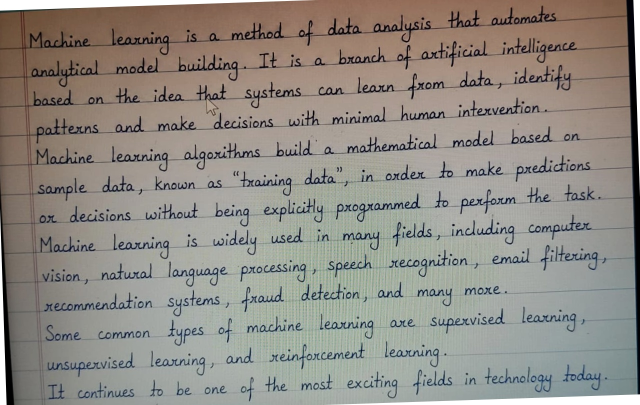
#> input picture data/unet/images/handwritten_aug000.jpg, 1280 x 810 px, given as the content of the folder data/samples, which was not available (shown at 1/2 size)
$ python generate_training_data.py
#> lines starting #> are read from the running program, lines starting #| are printed output that depends on the picture; after the words box and inside, x2 and y2 are one past the last pixel; in counts of white or black regions, pixels touching at a corner belong together; pictures that were not available may be replaced by others from this repository, and a replacement may not be noted
"""
Generate synthetic training data for U-Net and CRAFT from sample images.

Uses projection profiling (already working) to auto-detect line bounding boxes,
then generates:
  - data/unet/images/  + data/unet/masks/   for U-Net training
  - data/craft/images/ + data/craft/labels/ for CRAFT training

Each source image is augmented into multiple variants so training has
enough samples despite having only a few source images.

Usage:
    python generate_training_data.py
    python generate_training_data.py --samples data/samples --augments 20
"""

import argparse
import random
from pathlib import Path

import cv2
import numpy as np

# ── Augmentation helpers ──────────────────────────────────────────────────────

def _augment(img_bgr: np.ndarray, bboxes: list, idx: int):
    """Apply deterministic-seeded augmentation to image + bboxes."""
    rng = random.Random(idx * 137 + 7)
    img = img_bgr.copy()
    h, w = img.shape[:2]

    # 1. Brightness / contrast jitter
    alpha = rng.uniform(0.75, 1.25)   # contrast
    beta  = rng.randint(-30, 30)       # brightness
    img = np.clip(img.astype(np.float32) * alpha + beta, 0, 255).astype(np.uint8)

    # 2. Gaussian blur (simulate out-of-focus)
    if rng.random() > 0.5:
        k = rng.choice([3, 5])
        img = cv2.GaussianBlur(img, (k, k), 0)

    # 3. Salt-and-pepper noise
    if rng.random() > 0.5:
        noise_mask = np.random.RandomState(idx).randint(0, 100, img.shape[:2])
        img[noise_mask < 2]  = 0
        img[noise_mask > 97] = 255

    # 4. Small rotation (±3°) — keep bboxes valid
    angle = rng.uniform(-3, 3)
    cx, cy = w / 2, h / 2
    M = cv2.getRotationMatrix2D((cx, cy), angle, 1.0)
    img = cv2.warpAffine(img, M, (w, h), borderValue=(255, 255, 255))

    new_boxes = []
    for (x1, y1, x2, y2) in bboxes:
        corners = np.array([[x1, y1], [x2, y1], [x2, y2], [x1, y2]], dtype=np.float32)
        ones = np.ones((4, 1), dtype=np.float32)
        corners_h = np.hstack([corners, ones])
        rotated = (M @ corners_h.T).T
        nx1 = int(np.clip(rotated[:, 0].min(), 0, w - 1))
        ny1 = int(np.clip(rotated[:, 1].min(), 0, h - 1))
        nx2 = int(np.clip(rotated[:, 0].max(), 0, w - 1))
        ny2 = int(np.clip(rotated[:, 1].max(), 0, h - 1))
        if nx2 > nx1 and ny2 > ny1:
            new_boxes.append((nx1, ny1, nx2, ny2))

    # 5. Horizontal flip (50%)
    if rng.random() > 0.5:
        img = cv2.flip(img, 1)
        flipped = []
        for (x1, y1, x2, y2) in new_boxes:
            flipped.append((w - x2, y1, w - x1, y2))
        new_boxes = flipped

    return img, new_boxes


# ── Projection-based line detection ──────────────────────────────────────────

def _detect_lines_projection(gray: np.ndarray) -> list:
    """
    Detect text-line bounding boxes using horizontal projection profiling.
    Returns list of (x1, y1, x2, y2).
    """
    # Binarize
    _, binary = cv2.threshold(gray, 0, 255, cv2.THRESH_BINARY_INV + cv2.THRESH_OTSU)

    # Dilate horizontally to merge words into lines
    kernel = cv2.getStructuringElement(cv2.MORPH_RECT, (40, 3))
    dilated = cv2.dilate(binary, kernel, iterations=2)

    # Horizontal projection
    proj = np.sum(dilated > 0, axis=1).astype(float)

    # Smooth
    window = 11
    kernel_1d = np.ones(window) / window
    smoothed = np.convolve(proj, kernel_1d, mode="same")

    threshold = smoothed.max() * 0.08
    in_line = False
    start = 0
    runs = []
    for y, val in enumerate(smoothed):
        if val > threshold and not in_line:
            in_line = True
            start = y
        elif val <= threshold and in_line:
            in_line = False
            runs.append((start, y))
    if in_line:
        runs.append((start, len(smoothed) - 1))

    h, w = gray.shape
    boxes = []
    for (y1, y2) in runs:
        if y2 - y1 < 8:
            continue
        # Find horizontal extent of ink in this row band
        row_band = binary[y1:y2, :]
        cols = np.where(row_band.sum(axis=0) > 0)[0]
        if len(cols) == 0:
            continue
        x1 = max(0, int(cols.min()) - 4)
        x2 = min(w, int(cols.max()) + 4)
        boxes.append((x1, max(0, y1 - 4), x2, min(h, y2 + 4)))

    return boxes


# ── Mask generation ───────────────────────────────────────────────────────────

def _make_unet_mask(h: int, w: int, bboxes: list) -> np.ndarray:
    """Binary mask: white (255) inside text-line bboxes, black elsewhere."""
    mask = np.zeros((h, w), dtype=np.uint8)
    for (x1, y1, x2, y2) in bboxes:
        mask[y1:y2, x1:x2] = 255
    return mask


def _make_craft_label(bboxes: list) -> str:
    """CRAFT label file: one line per bbox, format x1,y1,x2,y2."""
    return "\n".join(f"{x1},{y1},{x2},{y2}" for (x1, y1, x2, y2) in bboxes)


# ── Main ──────────────────────────────────────────────────────────────────────

def generate(samples_dir: str, n_augments: int):
#> called with samples_dir = 'data/samples', n_augments = 20
    samples_path = Path(samples_dir)
    exts = {".jpg", ".jpeg", ".png", ".bmp", ".tiff"}
    source_images = [p for p in samples_path.iterdir()
                     if p.suffix.lower() in exts]

    if not source_images:
        print(f"No images found in {samples_dir}")
        return

    # Create output dirs
    unet_img_dir  = Path("data/unet/images");  unet_img_dir.mkdir(parents=True, exist_ok=True)
    unet_msk_dir  = Path("data/unet/masks");   unet_msk_dir.mkdir(parents=True, exist_ok=True)
    craft_img_dir = Path("data/craft/images"); craft_img_dir.mkdir(parents=True, exist_ok=True)
    craft_lbl_dir = Path("data/craft/labels"); craft_lbl_dir.mkdir(parents=True, exist_ok=True)

    total = 0
    for src in source_images:
        bgr  = cv2.imread(str(src))
#> bgr is the input picture: shape (810, 1280, 3); mean B, G, R 133.1, 140.1, 144.6
        if bgr is None:
            print(f"  Cannot read {src.name}, skipping")
            continue
        gray = cv2.cvtColor(bgr, cv2.COLOR_BGR2GRAY)
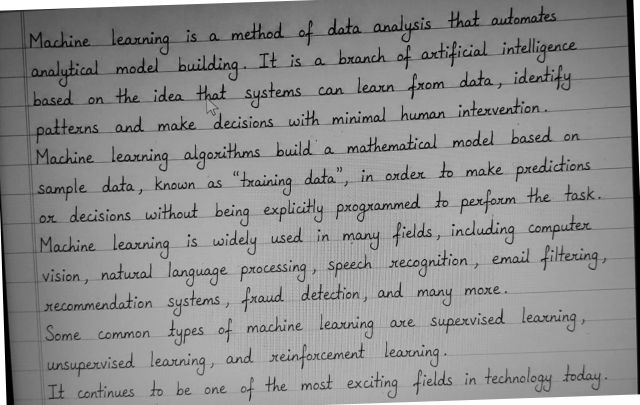
#> gray: shape (810, 1280) (shown at 1/2 size); min 0, max 255, mean 140.7
        bboxes = _detect_lines_projection(gray)
#> in _detect_lines_projection, `_, binary = cv2.threshold(gray, 0, 255, cv2.THRESH_BINARY_INV + cv2.TH..`:
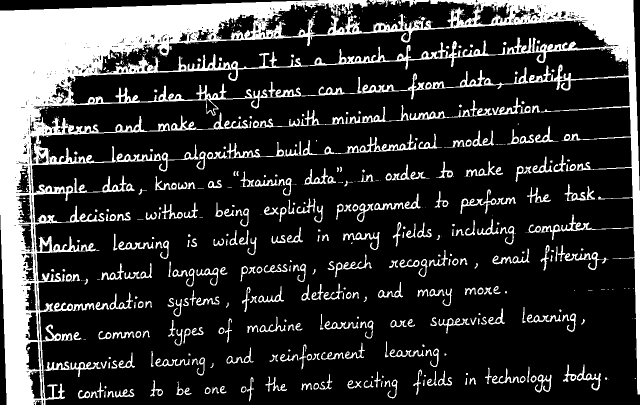
#> binary: shape (810, 1280) (shown at 1/2 size); 21% white; 705 white regions (376 under 20 px), largest, box (x1, y1, x2, y2) and area: (0, 0, 1280, 810) 156510, (571, 268, 833, 313) 1961, (89, 723, 202, 754) 951
#> in _detect_lines_projection, `dilated = cv2.dilate(binary, kernel, iterations=2)`:
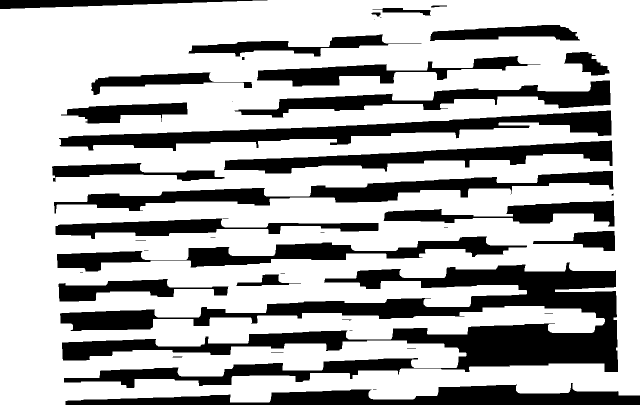
#> dilated: shape (810, 1280) (shown at 1/2 size); 70% white; 43 black regions (15 under 20 px), largest, box (x1, y1, x2, y2) and area: (120, 525, 1236, 776) 100625, (118, 221, 1223, 302) 27376, (131, 766, 1280, 810) 24363
#> in _detect_lines_projection, `proj = np.sum(dilated > 0, axis=1).astype(float)`: proj = 810 values, max 1280 at index 33, min 131 at index 805, mean 895.5
#> in _detect_lines_projection, `smoothed = np.convolve(proj, kernel_1d, mode="same")`: smoothed = 810 values, max 1279.9 at index 41, min 78.64 at index 809, mean 894
#> in _detect_lines_projection, `threshold = smoothed.max() * 0.08`: threshold = 102.4
#> the loop in _detect_lines_projection, `for y, val in enumerate(smoothed):` made 810 passes
#> (val, in_line, start) on pass 1: (447.5, True, 0)
#> in_line on pass 809: False
#> after the loop in _detect_lines_projection, `for y, val in enumerate(smoothed):`: in_line = False; runs = [(0, 808)]; start = 0
#> the loop in _detect_lines_projection, `for (y1, y2) in runs:` made 1 pass
#> (y1, y2, x1, x2) on pass 1: (0, 808, 0, 1280)
#> pass 1, in _detect_lines_projection, `row_band = binary[y1:y2, :]`:
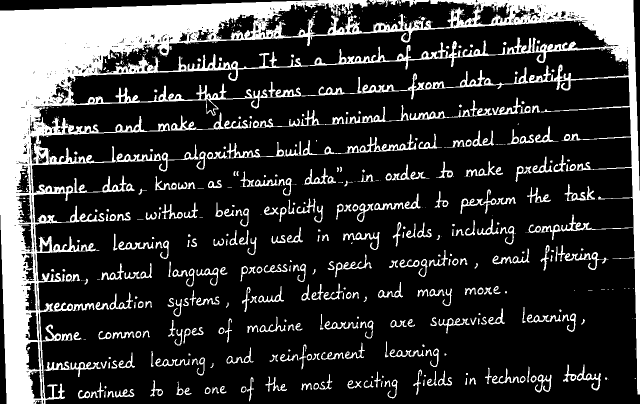
#> row_band: shape (808, 1280) (shown at 1/2 size); 21% white; 705 white regions (376 under 20 px), largest, box (x1, y1, x2, y2) and area: (0, 0, 1280, 808) 156382, (571, 268, 833, 313) 1961, (89, 723, 202, 754) 951
#> after the loop in _detect_lines_projection, `for (y1, y2) in runs:`: boxes = [(0, 0, 1280, 810)]
#> bboxes = [(0, 0, 1280, 810)]

        if not bboxes:
            print(f"  No lines detected in {src.name}, skipping")
            continue

        print(f"  {src.name}: {len(bboxes)} lines detected")
#|   handwritten_aug000.jpg: 1 lines detected

        for i in range(n_augments):
            aug_img, aug_boxes = _augment(bgr, bboxes, idx=total)
            if not aug_boxes:
                aug_boxes = bboxes  # fallback if rotation ate all boxes

            stem = f"{src.stem}_aug{i:03d}"
            h, w = aug_img.shape[:2]

            # Save U-Net pair
            cv2.imwrite(str(unet_img_dir / f"{stem}.jpg"), aug_img)
            mask = _make_unet_mask(h, w, aug_boxes)
            cv2.imwrite(str(unet_msk_dir / f"{stem}.png"), mask)

            # Save CRAFT pair
            cv2.imwrite(str(craft_img_dir / f"{stem}.jpg"), aug_img)
            (craft_lbl_dir / f"{stem}.txt").write_text(_make_craft_label(aug_boxes))

            total += 1
#> this loop made 20 passes
#> pass 1, in _augment, `img = np.clip(img.astype(np.float32) * alpha + beta, 0, 255).astype(np..`:
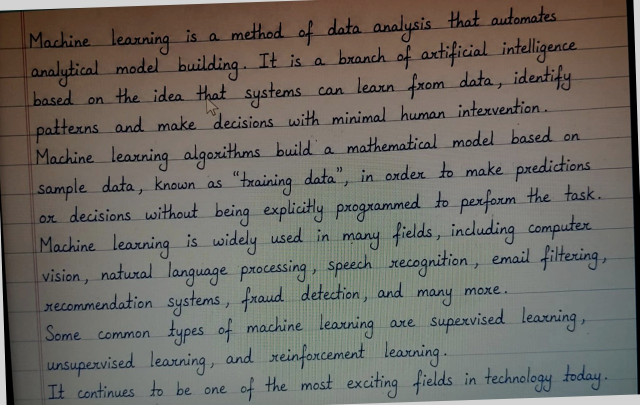
#> img: shape (810, 1280, 3) (shown at 1/2 size); mean B, G, R 100.2, 106.7, 110.7
#> pass 1, in _augment, `img = cv2.warpAffine(img, M, (w, h), borderValue=(255, 255, 255))`:
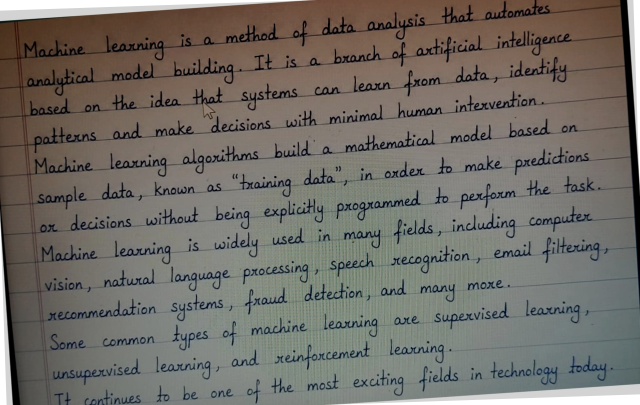
#> img: shape (810, 1280, 3) (shown at 1/2 size); mean B, G, R 103.5, 109.8, 113.6
#> pass 1, in generate, `mask = _make_unet_mask(h, w, aug_boxes)`:
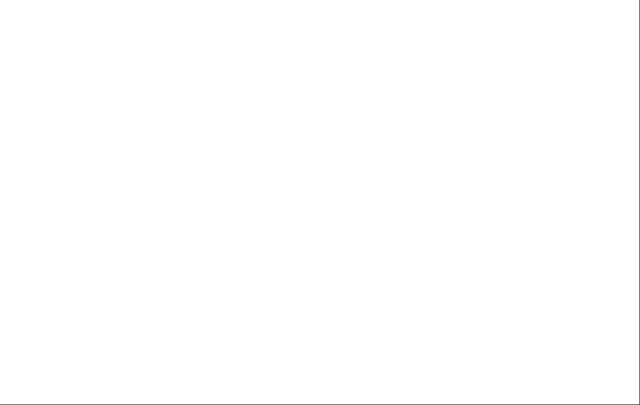
#> mask: shape (810, 1280) (shown at 1/2 size); 99.8% white; black in thin lines or dots
#> after the loop, total = 20

    print(f"\nDone. Generated {total} samples.")
#| Done. Generated 20 samples.
    print(f"  U-Net  → data/unet/images/  + data/unet/masks/")
    print(f"  CRAFT  → data/craft/images/ + data/craft/labels/")
    print(f"\nNext steps:")
    print(f"  python -m ocr.detection.train_unet")
    print(f"  python -m ocr.detection.train_craft")


def parse_args():
    p = argparse.ArgumentParser()
    p.add_argument("--samples",   default="data/samples")
    p.add_argument("--augments",  type=int, default=20,
                   help="Augmented copies per source image (default 20)")
    return p.parse_args()


if __name__ == "__main__":
    args = parse_args()
    generate(args.samples, args.augments)

$ run again, on data/unet/images/handwritten_aug005.jpg
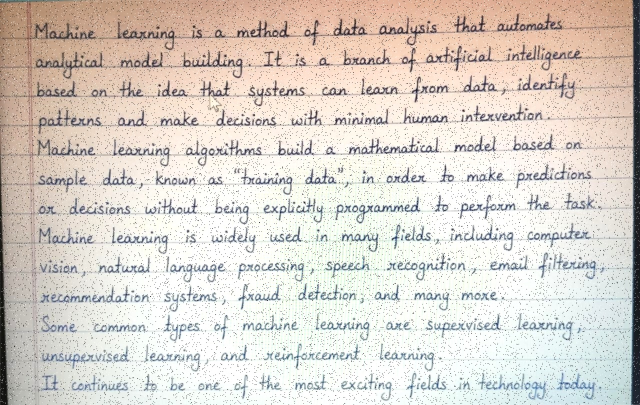
#> input picture data/unet/images/handwritten_aug005.jpg, 1280 x 810 px, given as the content of the folder data/samples, which was not available (shown at 1/2 size)
#> in generate, bgr is the input picture: shape (810, 1280, 3); mean B, G, R 203.3, 210.7, 217.9
#> in _detect_lines_projection, `_, binary = cv2.threshold(gray, 0, 255, cv2.THRESH_BINARY_INV + cv2.TH..`:
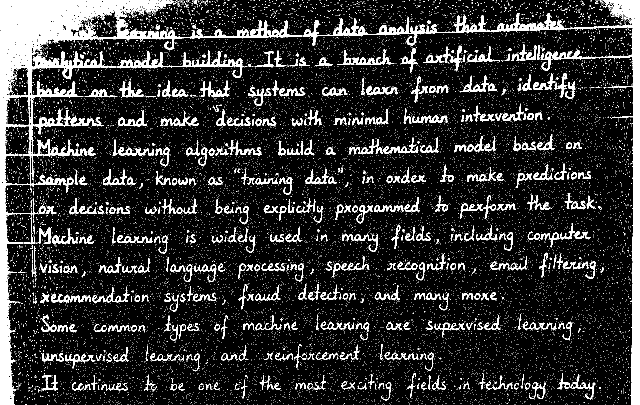
#> binary: shape (810, 1280) (shown at 1/2 size); 14.8% white; 15649 white regions (15210 under 20 px), largest, box (x1, y1, x2, y2) and area: (0, 0, 1040, 810) 48494, (1038, 0, 1280, 810) 15225, (234, 102, 471, 136) 2246
#> dilated: shape (810, 1280); 100% white; black in thin lines or dots, all inside (x1, y1, x2, y2) = (165, 19, 1228, 704)
#> proj = 810 values, max 1280 at index 0, min 1210 at index 83, mean 1279.5
#> smoothed = 810 values, max 1280 at index 5, min 698.2 at index 0, mean 1275.2
#> threshold = 102.4
#> the loop in _detect_lines_projection, `for y, val in enumerate(smoothed):` made 810 passes
#> (val, in_line, start) on pass 1: (698.2, True, 0)
#> after the loop in _detect_lines_projection, `for y, val in enumerate(smoothed):`: in_line = True; runs = []; start = 0
#> the loop in _detect_lines_projection, `for (y1, y2) in runs:` made 1 pass
#> (y1, y2, x1, x2) on pass 1: (0, 809, 0, 1280)
#> after the loop in _detect_lines_projection, `for (y1, y2) in runs:`: boxes = [(0, 0, 1280, 810)]
#|   handwritten_aug005.jpg: 1 lines detected
#> the loop in generate, `for i in range(n_augments):` made 20 passes
#> pass 1, in _augment, `img = cv2.warpAffine(img, M, (w, h), borderValue=(255, 255, 255))`:
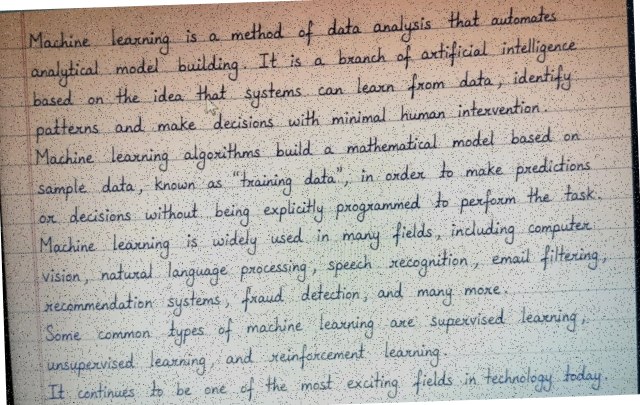
#> img: shape (810, 1280, 3) (shown at 1/2 size); mean B, G, R 166.5, 173.1, 179.3
#> after the loop in generate, `for i in range(n_augments):`: total = 20
#| Done. Generated 20 samples.

$ run again, on data/unet/images/handwritten_aug007.jpg
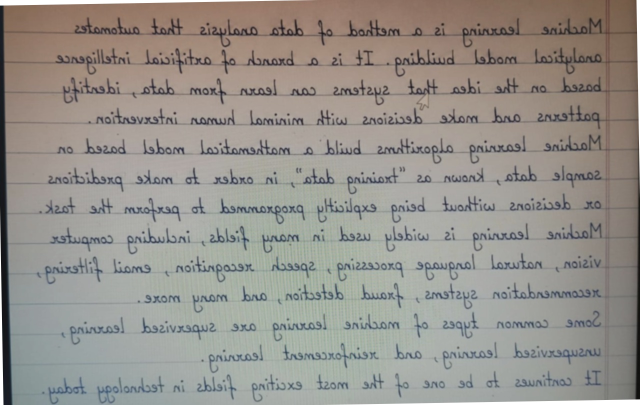
#> input picture data/unet/images/handwritten_aug007.jpg, 1280 x 810 px, given as the content of the folder data/samples, which was not available (shown at 1/2 size)
#> in generate, bgr is the input picture: shape (810, 1280, 3); mean B, G, R 140.3, 146.3, 150.3
#> in _detect_lines_projection, `_, binary = cv2.threshold(gray, 0, 255, cv2.THRESH_BINARY_INV + cv2.TH..`:
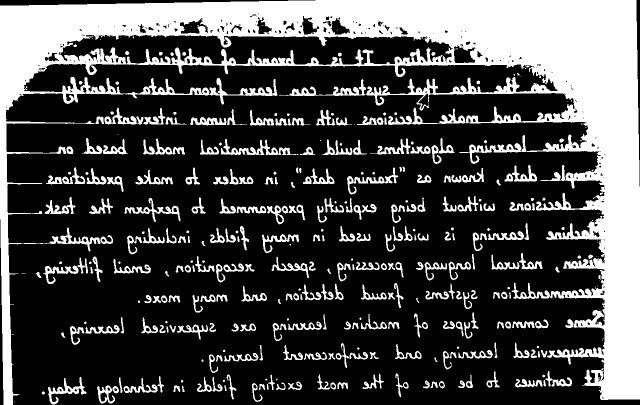
#> binary: shape (810, 1280) (shown at 1/2 size); 28.9% white; 387 white regions (92 under 20 px), largest, box (x1, y1, x2, y2) and area: (0, 0, 1280, 810) 231623, (442, 278, 597, 310) 1584, (776, 215, 931, 250) 1510
#> dilated: shape (810, 1280); 71.3% white; 29 black regions (7 under 20 px), largest, box (x1, y1, x2, y2) and area: (59, 544, 1171, 772) 87893, (53, 247, 1135, 302) 27797, (55, 365, 1162, 410) 23655
#> proj = 810 values, max 1280 at index 9, min 152 at index 809, mean 912.8
#> smoothed = 810 values, max 1280 at index 14, min 147.3 at index 809, mean 910.9
#> threshold = 102.4
#> the loop in _detect_lines_projection, `for y, val in enumerate(smoothed):` made 810 passes
#> (val, in_line, start) on pass 1: (514, True, 0)
#> after the loop in _detect_lines_projection, `for y, val in enumerate(smoothed):`: in_line = True; runs = []; start = 0
#> the loop in _detect_lines_projection, `for (y1, y2) in runs:` made 1 pass
#> (y1, y2, x1, x2) on pass 1: (0, 809, 0, 1280)
#> after the loop in _detect_lines_projection, `for (y1, y2) in runs:`: boxes = [(0, 0, 1280, 810)]
#|   handwritten_aug007.jpg: 1 lines detected
#> the loop in generate, `for i in range(n_augments):` made 20 passes
#> pass 1, in _augment, `img = cv2.warpAffine(img, M, (w, h), borderValue=(255, 255, 255))`:
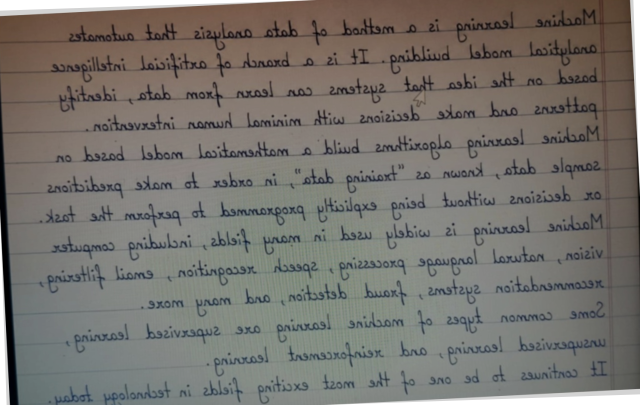
#> img: shape (810, 1280, 3) (shown at 1/2 size); mean B, G, R 109.7, 115.1, 118.7
#> after the loop in generate, `for i in range(n_augments):`: total = 20
#| Done. Generated 20 samples.
